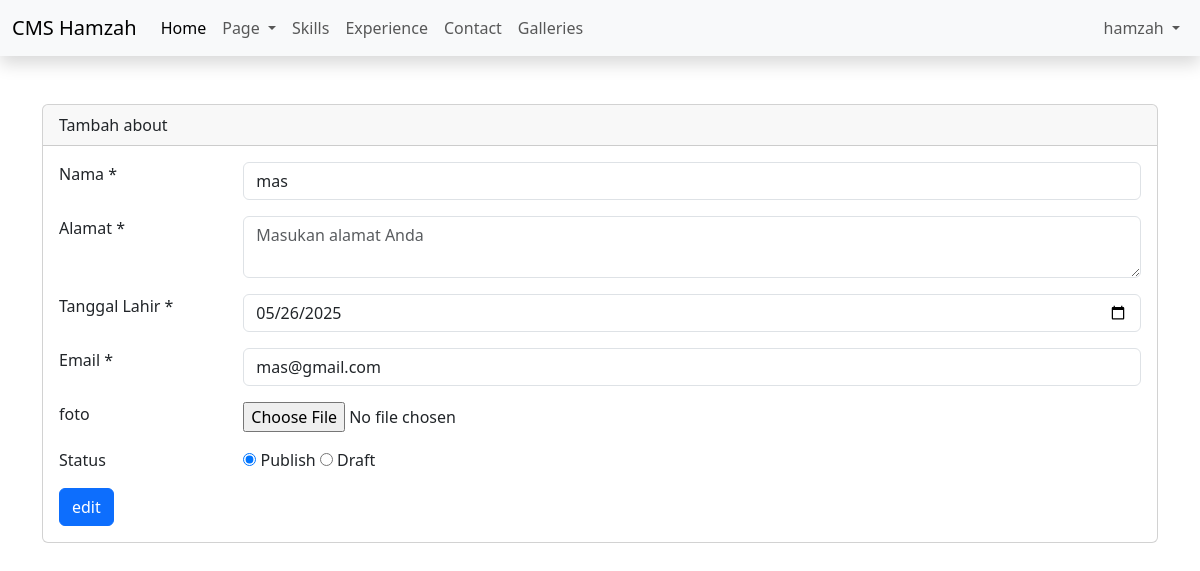
The app's page /admin/dashboard.php?page=tambah-about&edit=4 (signed in) with its own data.
### tables this page shows
CREATE TABLE `about` (
  `id` int(1) NOT NULL,
  `name` varchar(50) NOT NULL,
  `date` date NOT NULL,
  `address` text DEFAULT NULL,
  `code` int(11) DEFAULT NULL,
  `email` varchar(256) NOT NULL,
  `phone` int(11) DEFAULT NULL,
  `photo` varchar(100) NOT NULL,
  `content` text DEFAULT NULL,
  `judul` varchar(256) DEFAULT NULL,
  `status` tinyint(1) NOT NULL DEFAULT 1,
  `created_at` timestamp NOT NULL DEFAULT current_timestamp(),
  `update_at` timestamp NULL DEFAULT NULL ON UPDATE current_timestamp()
);

### admin/content/tambah-about.php (the view, shortened to what this page needs)
<?php
include 'config/koneksi.php';
$header = isset($_GET['edit']) ? "edit" : "tambah";
$id_user = isset($_GET['edit']) ? $_GET['edit'] : "";
$queryedit = mysqli_query($config, "SELECT * FROM about WHERE id='$id_user'");
$rowedit = mysqli_fetch_assoc($queryedit);
?>
<form action="" method="post" enctype="multipart/form-data">
    <div class="mb-3 row">
        <div class="col-sm-2">
            <label for="">Nama *</label>
        </div>
        <div class="col-sm-10">
            <input required type="text" class="form-control" id="nama" name="name" placeholder="Masukan Nama Anda" value="<?= isset($_GET['edit']) ? $rowedit['name'] : "" ?>">
        </div>
    </div>
    <div class="mb-3 row">
        <div class="col-sm-2">
            <label for="">Alamat *</label>
        </div>
        <div class="col-sm-10">
            <textarea required type="text" class="form-control" id="alamat" name="address" placeholder="Masukan alamat Anda"><?= isset($_GET['edit']) ? $rowedit['address'] : "" ?></textarea>
        </div>
    </div>
    <div class="mb-3 row">
        <div class="col-sm-2">
            <label for="">Tanggal Lahir *</label>
        </div>
        <div class="col-sm-10">
            <input required type="date" class="form-control" name="date" value="<?= isset($_GET['edit']) ? $rowedit['date'] : "" ?>">
        </div>
    </div>
    <div class="mb-3 row">
        <div class="col-sm-2">
            <label for="">Email *</label>
        </div>
        <div class="col-sm-10">
            <input required type="email" class="form-control" id="email" name="email" placeholder="Masukan Email Anda" value="<?= isset($_GET['edit']) ? $rowedit['email'] : "" ?>">
        </div>
    </div>
    <div class="mb-3 row">
        <div class="col-sm-2">
            <label for="">foto </label>
        </div>
        <div class="col-sm-10">
            <input type="file" name="photo" placeholder="Masukan Foto Anda">
        </div>
    </div>
    <div class="mb-3 row">
        <div class="col-sm-2">
            <label for="">Status</label>
        </div>
        <div class="col-sm-10">
            <input type="radio" name="status" value="1" checked> Publish
            <input type="radio" name="status" value="0"> Draft
        </div>
    </div>
    <div class="col-sm-12">
        <button type="submit" class="btn btn-primary" name="<?= isset($_GET['edit']) ? 'edit' : 'submit'; ?>"><?= $header ?></button>
    </div>
</form>

### records on screen
about: name "mas", date "05/26/2025", email "mas@gmail.com"

### other values on screen
$_nama "hamzah"
str_replace("-", " ", ucfirst($_GET['page'])) "Tambah about"
$header "edit"
